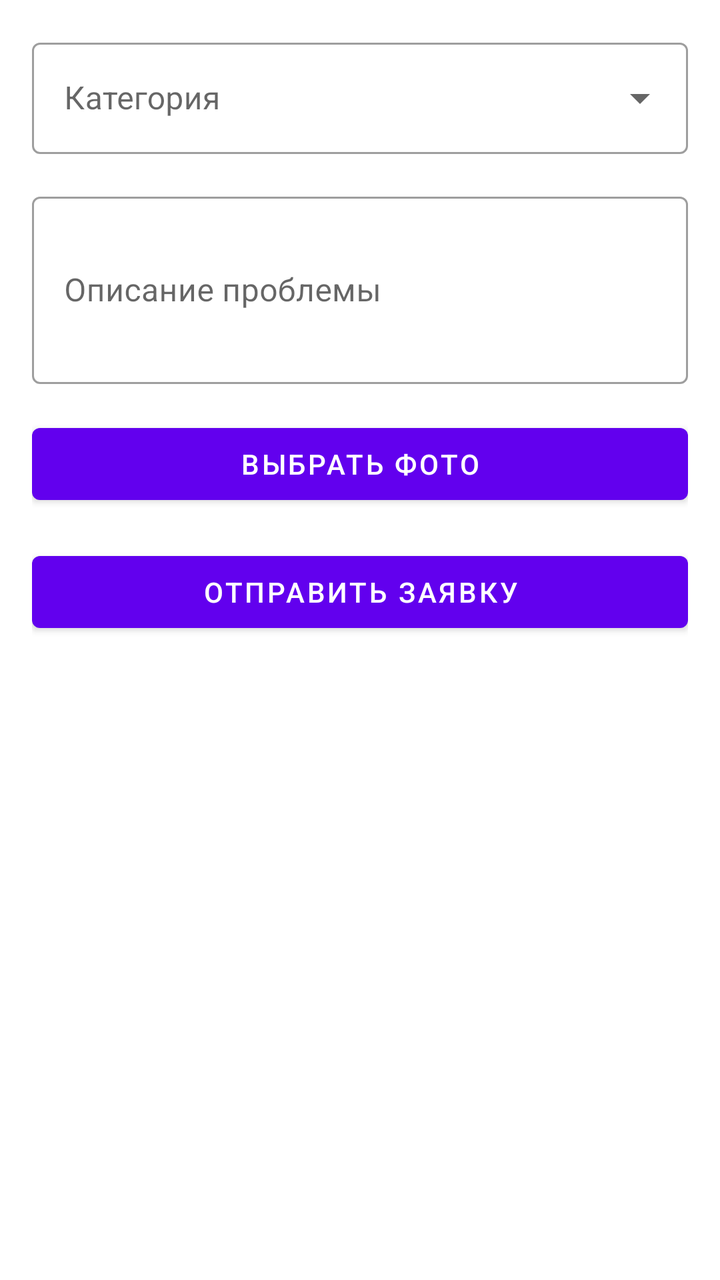
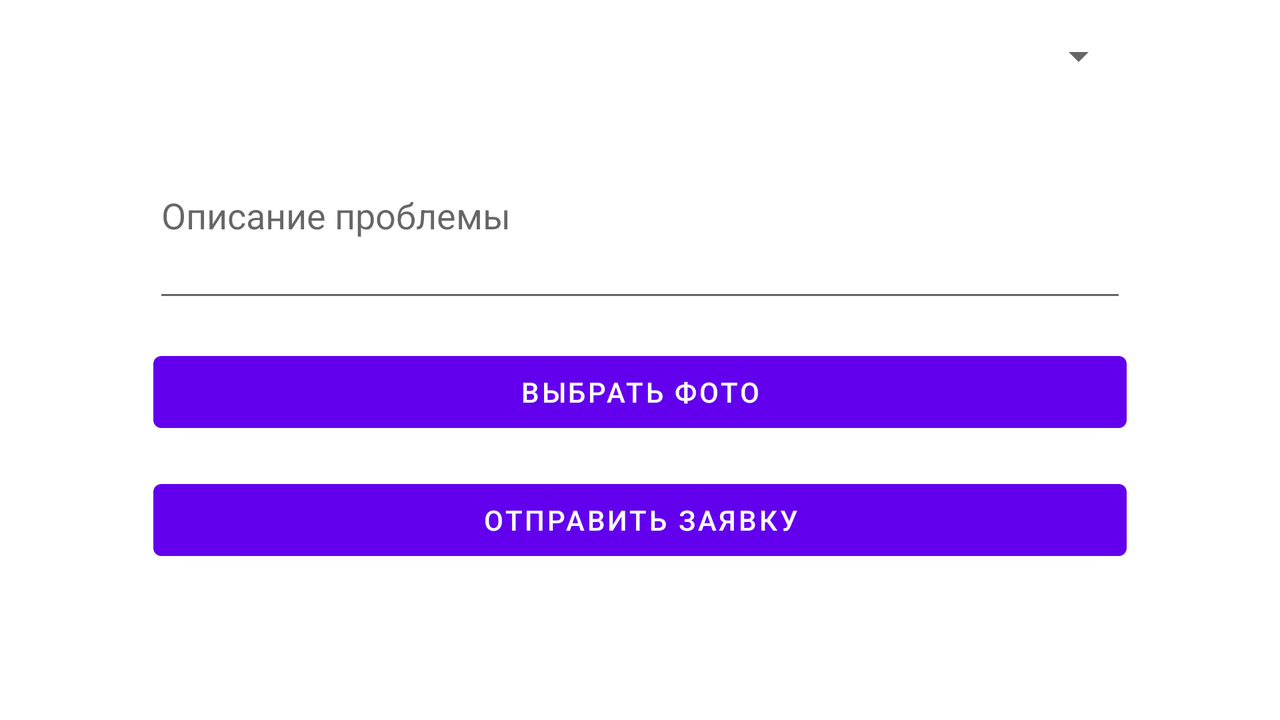

Compare how this app lays out the same screen by default and in its alternative resource folder. The renders come first, then the two layout files and the values they reference.
<!-- AndroidManifest.xml: application theme Theme.DormService -->
<!-- res/layout/activity_add_request.xml -->
<?xml version="1.0" encoding="utf-8"?>
<androidx.constraintlayout.widget.ConstraintLayout xmlns:android="http://schemas.android.com/apk/res/android"
    xmlns:app="http://schemas.android.com/apk/res-auto"
    xmlns:tools="http://schemas.android.com/tools"
    android:layout_width="match_parent"
    android:layout_height="match_parent"
    android:padding="16dp"
    tools:context=".AddRequestActivity">

    <com.google.android.material.textfield.TextInputLayout
        android:id="@+id/categoryDropdown"
        android:layout_width="0dp"
        android:layout_height="wrap_content"
        app:layout_constraintTop_toTopOf="parent"
        app:layout_constraintStart_toStartOf="parent"
        app:layout_constraintEnd_toEndOf="parent"
        style="@style/Widget.MaterialComponents.TextInputLayout.OutlinedBox.ExposedDropdownMenu">

        <AutoCompleteTextView
            android:id="@+id/categoryAutoComplete"
            android:layout_width="match_parent"
            android:layout_height="wrap_content"
            android:inputType="none"
            android:hint="Категория"/>

    </com.google.android.material.textfield.TextInputLayout>

    <com.google.android.material.textfield.TextInputLayout
        android:id="@+id/descriptionInputLayout"
        android:layout_width="0dp"
        android:layout_height="wrap_content"
        app:layout_constraintTop_toBottomOf="@id/categoryDropdown"
        app:layout_constraintStart_toStartOf="parent"
        app:layout_constraintEnd_toEndOf="parent"
        android:layout_marginTop="16dp"
        style="@style/Widget.MaterialComponents.TextInputLayout.OutlinedBox">

        <com.google.android.material.textfield.TextInputEditText
            android:id="@+id/descriptionEditText"
            android:layout_width="match_parent"
            android:layout_height="wrap_content"
            android:hint="Описание проблемы"
            android:inputType="textMultiLine"
            android:minLines="3"/>

    </com.google.android.material.textfield.TextInputLayout>

    <Button
        android:id="@+id/selectPhotoButton"
        android:layout_width="0dp"
        android:layout_height="wrap_content"
        android:text="Выбрать фото"
        app:layout_constraintTop_toBottomOf="@id/descriptionInputLayout"
        app:layout_constraintStart_toStartOf="parent"
        app:layout_constraintEnd_toEndOf="parent"
        android:layout_marginTop="16dp"/>

    <ImageView
        android:id="@+id/photoPreview"
        android:layout_width="0dp"
        android:layout_height="200dp"
        android:scaleType="centerCrop"
        android:visibility="gone"
        app:layout_constraintTop_toBottomOf="@id/selectPhotoButton"
        app:layout_constraintStart_toStartOf="parent"
        app:layout_constraintEnd_toEndOf="parent"
        android:layout_marginTop="8dp"/>

    <Button
        android:id="@+id/submitRequestButton"
        android:layout_width="0dp"
        android:layout_height="wrap_content"
        android:text="Отправить заявку"
        app:layout_constraintTop_toBottomOf="@id/photoPreview"
        app:layout_constraintStart_toStartOf="parent"
        app:layout_constraintEnd_toEndOf="parent"
        android:layout_marginTop="16dp"/>

</androidx.constraintlayout.widget.ConstraintLayout>
<!-- resources referenced by this layout -->
<resources>
  <style name="Theme.DormService" parent="Theme.MaterialComponents.DayNight.DarkActionBar">
          <item name="colorPrimary">@color/purple_500</item>
          <item name="colorPrimaryVariant">@color/purple_700</item>
          <item name="colorOnPrimary">@color/white</item>
          <item name="colorSecondary">@color/teal_200</item>
          <item name="colorSecondaryVariant">@color/teal_700</item>
          <item name="colorOnSecondary">@color/black</item>
          <item name="android:statusBarColor">?attr/colorPrimaryVariant</item>
      </style>
</resources>
<!-- res/layout-land/activity_add_request.xml (the repository's variant of the layout above) -->
<!-- drawn on the phone turned sideways -->
<?xml version="1.0" encoding="utf-8"?>
<androidx.constraintlayout.widget.ConstraintLayout xmlns:android="http://schemas.android.com/apk/res/android"
    xmlns:app="http://schemas.android.com/apk/res-auto"
    android:layout_width="match_parent"
    android:layout_height="match_parent"
    android:padding="16dp">

    <Spinner
        android:id="@+id/categorySpinner"
        android:layout_width="0dp"
        android:layout_height="wrap_content"
        app:layout_constraintTop_toTopOf="parent"
        app:layout_constraintStart_toStartOf="parent"
        app:layout_constraintEnd_toEndOf="parent"
        app:layout_constraintWidth_percent="0.8" />

    <EditText
        android:id="@+id/descriptionEditText"
        android:layout_width="0dp"
        android:layout_height="wrap_content"
        android:hint="Описание проблемы"
        android:inputType="textMultiLine"
        android:minHeight="100dp"
        app:layout_constraintTop_toBottomOf="@id/categorySpinner"
        app:layout_constraintStart_toStartOf="parent"
        app:layout_constraintEnd_toEndOf="parent"
        app:layout_constraintWidth_percent="0.8"
        android:layout_marginTop="16dp" />

    <Button
        android:id="@+id/selectPhotoButton"
        android:layout_width="0dp"
        android:layout_height="wrap_content"
        android:text="Выбрать фото"
        app:layout_constraintTop_toBottomOf="@id/descriptionEditText"
        app:layout_constraintStart_toStartOf="parent"
        app:layout_constraintEnd_toEndOf="parent"
        app:layout_constraintWidth_percent="0.8"
        android:layout_marginTop="16dp" />

    <Button
        android:id="@+id/submitRequestButton"
        android:layout_width="0dp"
        android:layout_height="wrap_content"
        android:text="Отправить заявку"
        app:layout_constraintTop_toBottomOf="@id/selectPhotoButton"
        app:layout_constraintStart_toStartOf="parent"
        app:layout_constraintEnd_toEndOf="parent"
        app:layout_constraintWidth_percent="0.8"
        android:layout_marginTop="16dp" />

</androidx.constraintlayout.widget.ConstraintLayout>
